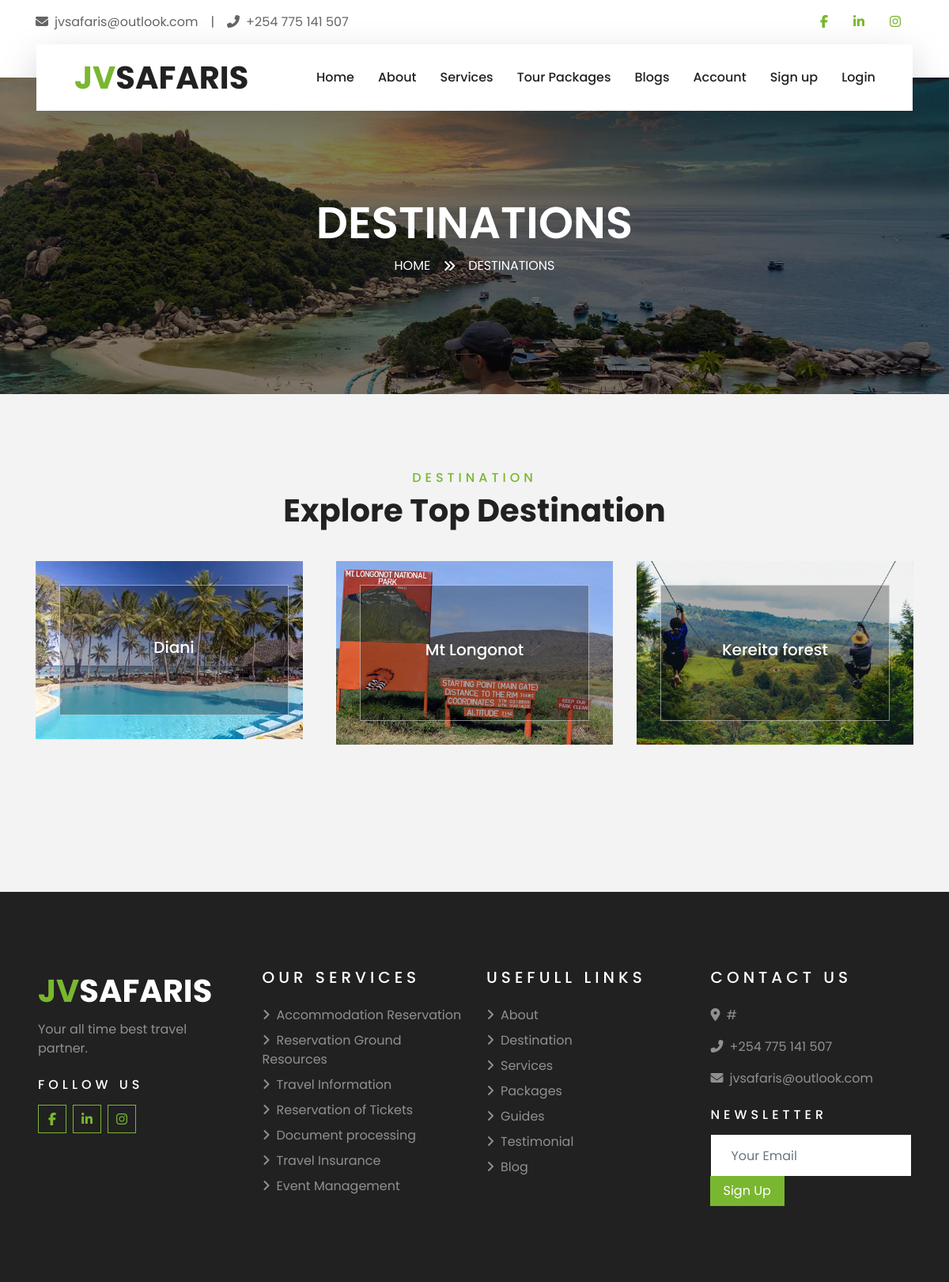
/destinations/, run on the app's committed database.
### JVSafarisMain/models.py (models this page shows, shortened)
class Destination(models.Model):
    destinantion_name = models.CharField(max_length = 400)
    image = models.FileField(default = '')

### JVSafarisMain/views.py (the view)
# urls.py: path('destinations/',views.destinations,name = 'destinations'),
def destinations(request):
    destinations = Destination.objects.all()
    return render(request,'JVSafarisMain/destination.html',{'destinations':destinations})

### JVSafarisMain/templates/jvsafarismain/destination.html (shortened to what this page needs)
{%extends 'JVSafarisMain/base.html'%}
{%load static%}
{%block pagetitle%}
Destinations
{%endblock%}
{%block subtitle%}
Destinations
{%endblock%}
{%block body%}
    <div class="container-fluid py-5">
        <div class="container pt-5 pb-3">
            <div class="text-center mb-3 pb-3">
                <h6 class="text-primary text-uppercase" style="letter-spacing: 5px;">Destination</h6>
                <h1>Explore Top Destination</h1>
            </div>
            <div class="row">
                {%for destination in destinations%}
                <div class="col-lg-4 col-md-6 mb-4">
                    <div class="destination-item position-relative overflow-hidden mb-2">
                        <img class="img-fluid" src="{{destination.image.url}}" alt="">
                        <a class="destination-overlay text-white text-decoration-none" href="">
                            <h5 class="text-white">{{destination.destinantion_name}}</h5>
                        </a>
                    </div>
                </div>
                {%endfor%}
            </div>
        </div>
    </div>
{%endblock%}

### data on the page
Destination: image (picture), destinantion_name "Diani"
Destination: image (picture), destinantion_name "Mt Longonot"
Destination: image (picture), destinantion_name "Kereita forest"
